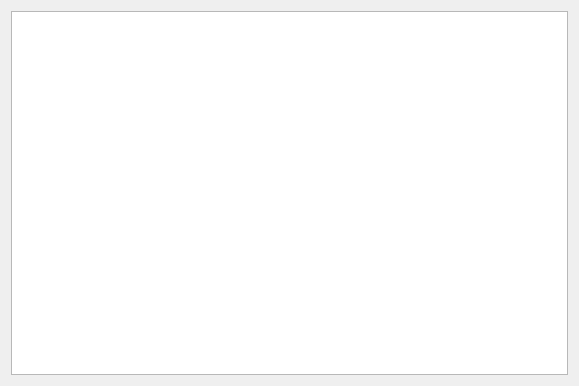
<?xml version="1.0" encoding="UTF-8"?>
<ui version="4.0">
 <class>plotWindow</class>
 <widget class="QWidget" name="plotWindow">
  <property name="geometry">
   <rect>
    <x>0</x>
    <y>0</y>
    <width>579</width>
    <height>386</height>
   </rect>
  </property>
  <property name="windowTitle">
   <string>Form</string>
  </property>
  <layout class="QGridLayout" name="gridLayout">
   <item row="0" column="0">
    <widget class="PlotWidget" name="graphicsView"/>
   </item>
  </layout>
 </widget>
 <customwidgets>
  <customwidget>
   <class>PlotWidget</class>
   <extends>QGraphicsView</extends>
   <header>pyqtgraph</header>
  </customwidget>
 </customwidgets>
 <resources/>
 <connections/>
</ui>
